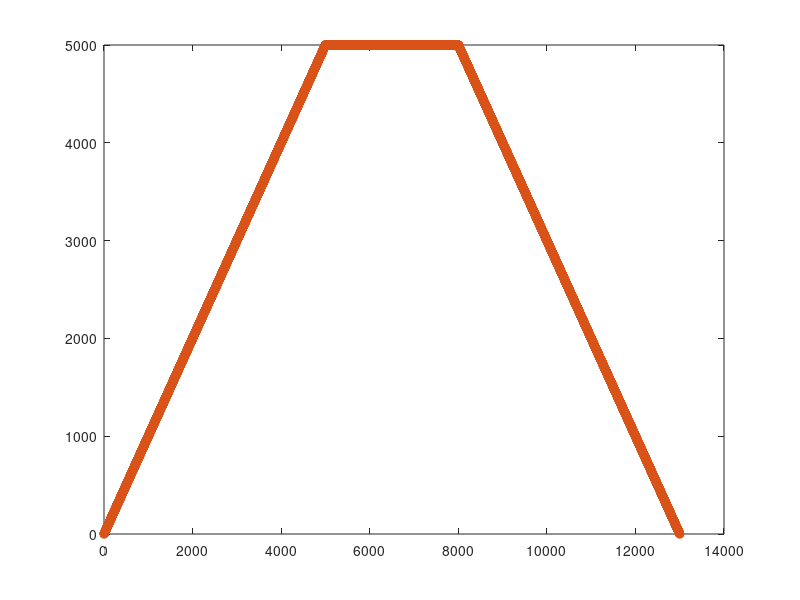

MATLAB code for this plot: (Note: this script raises an error after producing the figure.)
% model = './subsys.slx';
% load_system(model)
% sim(model)
% 

a = 1:1:5000;
b = ones(1,3000).*5000;
c = fliplr(a);
d = [a b c];
x = 1:1:13000;
s = zeros(1,13000)
for t=1:1:13000
    s(t)=1/(1+exp(t/100));
end
noise1 = s(t).* randi(1000000,1,13000);
noise2 = s(t).* -randi(1000000,1,13000);
noise = noise1 + noise2
wave = noise + d;
p = polyfit(x,d,7)
x1 = linspace(1,13000);
y1 = polyval(p,x1);
plot(x,d)
hold on
plot(x,wave,'o')
hold off
load helidata
rpm=rpm';
t = 1:1:5001;
noise_a = 0.005 * rand(1,5001);
noise_b = -0.8 * noise_a;
noise_f = noise_a + noise_b;
noise_c = 0.0001 * rand(1,5001);
noise_d = -0.7  * noise_c;
noise_e = noise_c + noise_d;
rpm1 = 1./(1+exp(-t.*(1+noise_f))) .* rpm + 100./(1.+exp(-t.*(1+noise_e)));
plot(t,100*(rpm-rpm1)./rpm)
% plot(t,rpm)
% hold on
% plot(t,rpm1,'r')
% hold off
